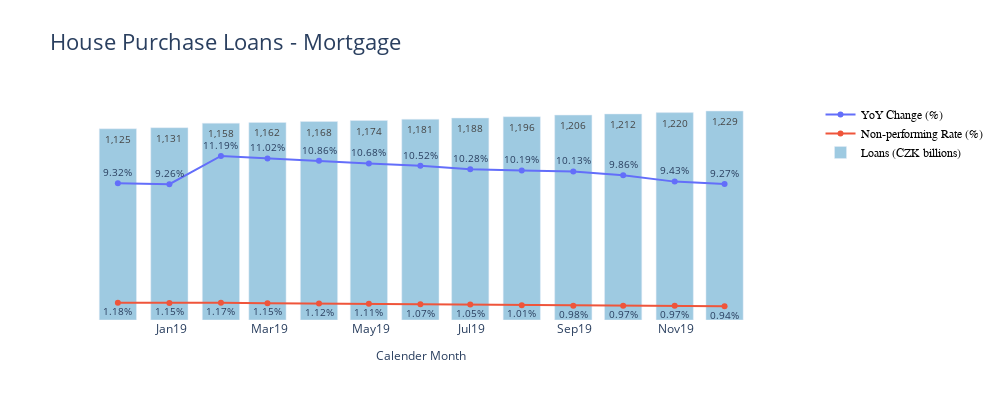

Here is the notebook cell this chart was saved with:
### Code cell
gen_chart('IND7 of which: mortgage loans to households for house purchase total', 'House Purchase Loans - Mortgage', 'TotalVolume')

### Figure 1 — Plotly figure (JSON) as saved in the notebook; plotly's stock layout.template omitted (floating-point values rounded to 4 significant figures)
{"data": [{"hoverinfo": "none", "mode": "lines+markers+text", "name": "YoY Change (%)", "text": [0.0932, 0.0926, 0.1119, 0.1102, 0.1086, 0.1068, 0.1052, 0.1028, 0.1019, 0.1013, 0.0986, 0.0943, 0.0927], "textfont": {"size": 10}, "textposition": "top center", "texttemplate": "%{text:.2%}", "type": "scatter", "x": ["2018-11-30T00:00:00", "2018-12-31T00:00:00", "2019-01-31T00:00:00", "2019-02-28T00:00:00", "2019-03-31T00:00:00", "2019-04-30T00:00:00", "2019-05-31T00:00:00", "2019-06-30T00:00:00", "2019-07-31T00:00:00", "2019-08-31T00:00:00", "2019-09-30T00:00:00", "2019-10-31T00:00:00", "2019-11-30T00:00:00"], "xaxis": "x", "y": [0.09319, 0.09256, 0.1119, 0.1102, 0.1086, 0.1068, 0.1052, 0.1028, 0.1019, 0.1013, 0.09861, 0.09435, 0.09271], "yaxis": "y2"}, {"hoverinfo": "none", "mode": "lines+markers+text", "name": "Non-performing Rate (%)", "text": [0.0118, 0.0115, 0.0117, 0.0115, 0.0112, 0.0111, 0.0107, 0.0105, 0.0101, 0.0098, 0.0097, 0.0097, 0.0094], "textfont": {"size": 10}, "textposition": "bottom center", "texttemplate": "%{text:.2%}", "type": "scatter", "x": ["2018-11-30T00:00:00", "2018-12-31T00:00:00", "2019-01-31T00:00:00", "2019-02-28T00:00:00", "2019-03-31T00:00:00", "2019-04-30T00:00:00", "2019-05-31T00:00:00", "2019-06-30T00:00:00", "2019-07-31T00:00:00", "2019-08-31T00:00:00", "2019-09-30T00:00:00", "2019-10-31T00:00:00", "2019-11-30T00:00:00"], "xaxis": "x", "y": [0.01183, 0.01151, 0.01168, 0.01149, 0.01122, 0.0111, 0.01066, 0.01049, 0.01014, 0.009784, 0.009652, 0.009657, 0.009378], "yaxis": "y2"}, {"hoverinfo": "none", "marker": {"color": "rgb(158,202,225)"}, "name": "Loans (CZK billions)", "text": [1125, 1131, 1158, 1162, 1168, 1174, 1181, 1188, 1196, 1206, 1212, 1220, 1229], "textfont": {"size": 10}, "textposition": "auto", "texttemplate": "%{text:,.0f}", "type": "bar", "x": ["2018-11-30T00:00:00", "2018-12-31T00:00:00", "2019-01-31T00:00:00", "2019-02-28T00:00:00", "2019-03-31T00:00:00", "2019-04-30T00:00:00", "2019-05-31T00:00:00", "2019-06-30T00:00:00", "2019-07-31T00:00:00", "2019-08-31T00:00:00", "2019-09-30T00:00:00", "2019-10-31T00:00:00", "2019-11-30T00:00:00"], "xaxis": "x", "y": [1125.0, 1131.0, 1158.0, 1162.0, 1168.0, 1174.0, 1181.0, 1188.0, 1196.0, 1206.0, 1212.0, 1220.0, 1229.0], "yaxis": "y"}], "layout": {"autosize": false, "font": {"size": 16}, "height": 400, "legend": {"font": {"color": "black", "family": "sans-serif", "size": 12}}, "paper_bgcolor": "rgba(0,0,0,0)", "plot_bgcolor": "rgba(0,0,0,0)", "showlegend": true, "title": {"text": "House Purchase Loans - Mortgage"}, "width": 1000, "xaxis": {"anchor": "y", "domain": [0, 0.94], "tickfont": {"size": 12}, "tickformat": "%b%y", "title": {"font": {"size": 12}, "text": "Calender Month"}}, "yaxis": {"anchor": "x", "domain": [0, 1], "tickfont": {"size": 12}, "tickformat": ",.0f", "title": {"font": {"size": 12}, "text": "Loans (CZK)"}, "visible": false}, "yaxis2": {"anchor": "x", "overlaying": "y", "range": [0, 0.15], "side": "right", "tickfont": {"size": 12}, "tickformat": ".2%", "title": {"font": {"size": 12}, "text": "YoY Change(%)/Non-performing Rate(%)"}, "visible": false}}}
